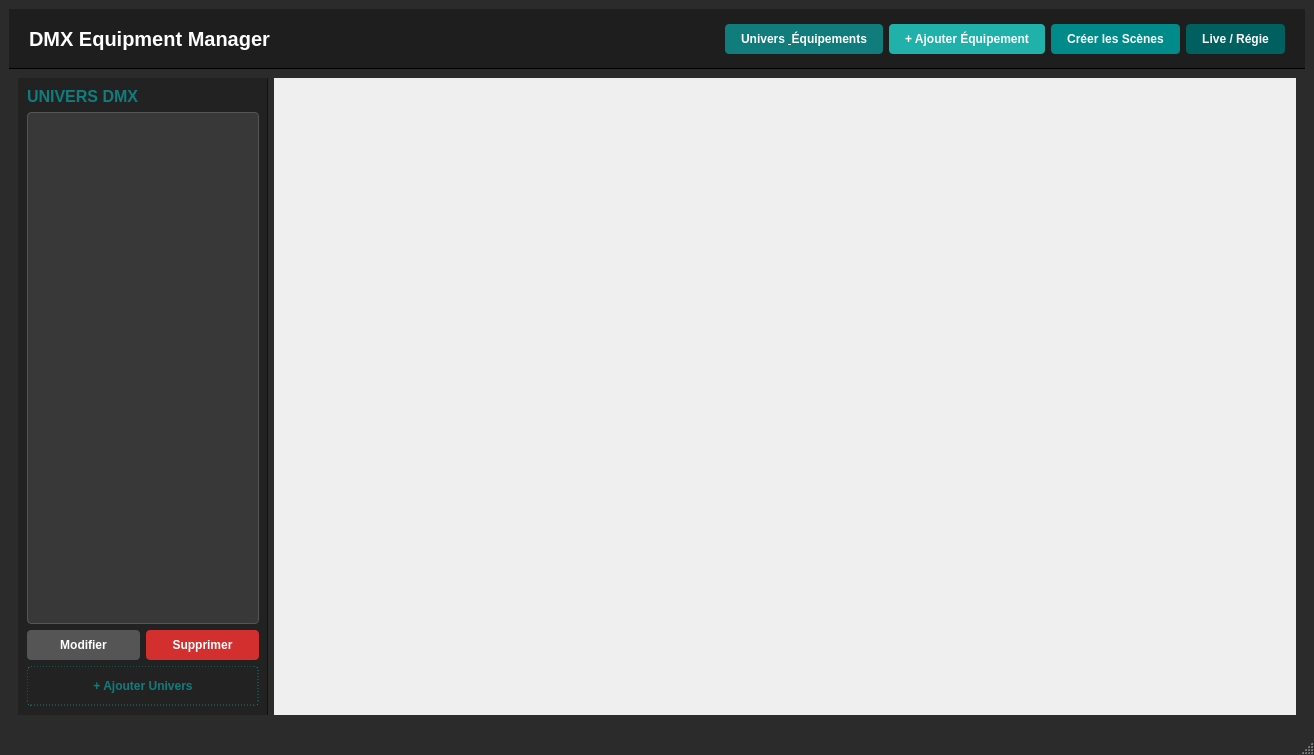
<?xml version="1.0" encoding="UTF-8"?>
<ui version="4.0">
 <class>InterfacePcClient</class>
 <widget class="QMainWindow" name="InterfacePcClient">
  <property name="geometry">
   <rect>
    <x>0</x>
    <y>0</y>
    <width>1314</width>
    <height>755</height>
   </rect>
  </property>
  <property name="windowTitle">
   <string>DMX Equipment Manager</string>
  </property>
  <property name="styleSheet">
   <string notr="true">QMainWindow { background-color: #2b2b2b; }</string>
  </property>
  <widget class="QWidget" name="centralWidget">
   <layout class="QVBoxLayout" name="mainLayout">
    <property name="spacing">
     <number>0</number>
    </property>
    <item>
     <widget class="QFrame" name="header">
      <property name="styleSheet">
       <string notr="true">QFrame#header { background-color: #1e1e1e; border-bottom: 1px solid #000; }</string>
      </property>
      <layout class="QHBoxLayout" name="headerLayout">
       <property name="leftMargin">
        <number>20</number>
       </property>
       <property name="topMargin">
        <number>15</number>
       </property>
       <property name="rightMargin">
        <number>20</number>
       </property>
       <property name="bottomMargin">
        <number>15</number>
       </property>
       <item>
        <widget class="QLabel" name="mainTitle">
         <property name="styleSheet">
          <string notr="true">color: #ffffff; font-size: 20px; font-weight: bold; font-family: 'Segoe UI';</string>
         </property>
         <property name="text">
          <string>DMX Equipment Manager</string>
         </property>
        </widget>
       </item>
       <item>
        <spacer name="hSpacer">
         <property name="orientation">
          <enum>Qt::Orientation::Horizontal</enum>
         </property>
         <property name="sizeHint" stdset="0">
          <size>
           <width>0</width>
           <height>0</height>
          </size>
         </property>
        </spacer>
       </item>
       <item>
        <widget class="QPushButton" name="btnGoToList">
         <property name="styleSheet">
          <string notr="true">QPushButton { background-color: #107c7c; color: white; border-radius: 4px; padding: 8px 16px; font-weight: bold; border: none; } QPushButton:hover { background-color: #149999; }</string>
         </property>
         <property name="text">
          <string>Univers &amp; Équipements</string>
         </property>
        </widget>
       </item>
       <item>
        <widget class="QPushButton" name="btnAddMain">
         <property name="styleSheet">
          <string notr="true">QPushButton { background-color: #20b2aa; color: white; border-radius: 4px; padding: 8px 16px; font-weight: bold; border: none; } QPushButton:hover { background-color: #149999; }</string>
         </property>
         <property name="text">
          <string>+ Ajouter Équipement</string>
         </property>
        </widget>
       </item>
       <item>
        <widget class="QPushButton" name="btnGoToScenes">
         <property name="styleSheet">
          <string notr="true">QPushButton { background-color: #008b8b; color: white; border-radius: 4px; padding: 8px 16px; font-weight: bold; border: none; } QPushButton:hover { background-color: #149999; }</string>
         </property>
         <property name="text">
          <string>Créer les Scènes</string>
         </property>
        </widget>
       </item>
       <item>
        <widget class="QPushButton" name="btnGoToLive">
         <property name="styleSheet">
          <string notr="true">QPushButton { background-color: #005f5f; color: white; border-radius: 4px; padding: 8px 16px; font-weight: bold; border: none; } QPushButton:hover { background-color: #149999; }</string>
         </property>
         <property name="text">
          <string>Live / Régie</string>
         </property>
        </widget>
       </item>
      </layout>
     </widget>
    </item>
    <item>
     <widget class="QStackedWidget" name="stackedWidget">
      <property name="currentIndex">
       <number>0</number>
      </property>
      <widget class="QWidget" name="listPage">
       <layout class="QHBoxLayout" name="listPageLayout">
        <property name="margin" stdset="0">
         <number>0</number>
        </property>
        <item>
         <widget class="QWidget" name="widget" native="true">
          <layout class="QGridLayout" name="gridLayout">
           <item row="0" column="0">
            <widget class="QFrame" name="sidebar">
             <property name="enabled">
              <bool>true</bool>
             </property>
             <property name="minimumSize">
              <size>
               <width>50</width>
               <height>635</height>
              </size>
             </property>
             <property name="maximumSize">
              <size>
               <width>250</width>
               <height>16777215</height>
              </size>
             </property>
             <property name="styleSheet">
              <string notr="true">QFrame#sidebar { background-color: #222222; border-right: 1px solid #111; } QLabel { color: #107c7c; font-size: 16px; font-weight: bold; }</string>
             </property>
             <layout class="QVBoxLayout" name="sidebarLayout">
              <item>
               <widget class="QLabel" name="uniTitle">
                <property name="text">
                 <string>UNIVERS DMX</string>
                </property>
               </widget>
              </item>
              <item>
               <widget class="QListWidget" name="uiUniversList">
                <property name="styleSheet">
                 <string notr="true">QListWidget { background-color: #383838; border: 1px solid #555; color: #ffffff; border-radius: 4px; } QListWidget::item { padding: 10px; border-bottom: 1px solid #444; } QListWidget::item:selected { background-color: #107c7c; color: white; }</string>
                </property>
               </widget>
              </item>
              <item>
               <layout class="QHBoxLayout" name="uniActionsLayout">
                <item>
                 <widget class="QPushButton" name="btnEditUnivers">
                  <property name="styleSheet">
                   <string notr="true">QPushButton { background-color: #555555; color: white; border-radius: 4px; padding: 8px; font-weight: bold; } QPushButton:hover { background-color: #666666; }</string>
                  </property>
                  <property name="text">
                   <string>Modifier</string>
                  </property>
                 </widget>
                </item>
                <item>
                 <widget class="QPushButton" name="btnDeleteUnivers">
                  <property name="styleSheet">
                   <string notr="true">QPushButton { background-color: #d32f2f; color: white; border-radius: 4px; padding: 8px; font-weight: bold; } QPushButton:hover { background-color: #f44336; }</string>
                  </property>
                  <property name="text">
                   <string>Supprimer</string>
                  </property>
                 </widget>
                </item>
               </layout>
              </item>
              <item>
               <widget class="QPushButton" name="btnAddUnivers">
                <property name="styleSheet">
                 <string notr="true">QPushButton { background-color: transparent; color: #107c7c; border: 1px dashed #107c7c; padding: 12px; border-radius: 4px; font-weight: bold; } QPushButton:hover { background-color: rgba(16, 124, 124, 0.1); }</string>
                </property>
                <property name="text">
                 <string>+ Ajouter Univers</string>
                </property>
               </widget>
              </item>
             </layout>
            </widget>
           </item>
           <item row="0" column="1">
            <widget class="QScrollArea" name="listScroll">
             <property name="minimumSize">
              <size>
               <width>597</width>
               <height>635</height>
              </size>
             </property>
             <property name="frameShape">
              <enum>QFrame::Shape::NoFrame</enum>
             </property>
             <property name="widgetResizable">
              <bool>true</bool>
             </property>
             <widget class="QWidget" name="scrollContent">
              <property name="geometry">
               <rect>
                <x>0</x>
                <y>0</y>
                <width>1022</width>
                <height>636</height>
               </rect>
              </property>
              <widget class="QWidget" name="gridLayoutWidget">
               <property name="geometry">
                <rect>
                 <x>0</x>
                 <y>0</y>
                 <width>1021</width>
                 <height>631</height>
                </rect>
               </property>
               <layout class="QGridLayout" name="equipmentsGrid">
                <property name="spacing">
                 <number>15</number>
                </property>
               </layout>
              </widget>
             </widget>
            </widget>
           </item>
          </layout>
         </widget>
        </item>
       </layout>
      </widget>
      <widget class="QWidget" name="formPage">
       <layout class="QVBoxLayout" name="formPageLayout">
        <property name="margin" stdset="0">
         <number>20</number>
        </property>
        <item>
         <widget class="QScrollArea" name="formScroll">
          <property name="widgetResizable">
           <bool>true</bool>
          </property>
          <widget class="QWidget" name="formScrollContent">
           <property name="geometry">
            <rect>
             <x>0</x>
             <y>0</y>
             <width>1254</width>
             <height>612</height>
            </rect>
           </property>
           <property name="styleSheet">
            <string notr="true">background-color: transparent;</string>
           </property>
           <layout class="QVBoxLayout" name="formLayout">
            <item>
             <widget class="QLabel" name="formTitle">
              <property name="styleSheet">
               <string notr="true">color: #107c7c; font-size: 16px; font-weight: bold;</string>
              </property>
              <property name="text">
               <string>Équipement DMX</string>
              </property>
             </widget>
            </item>
            <item>
             <layout class="QGridLayout" name="infoGrid">
              <item row="1" column="0">
               <widget class="QLineEdit" name="nameEdit">
                <property name="styleSheet">
                 <string notr="true">background-color: #383838; border: 1px solid #555; color: #ffffff; padding: 8px; border-radius: 4px;</string>
                </property>
                <property name="placeholderText">
                 <string>Ex. iRock7s</string>
                </property>
               </widget>
              </item>
              <item row="1" column="2">
               <widget class="QLineEdit" name="startAddressEdit">
                <property name="styleSheet">
                 <string notr="true">background-color: #383838; border: 1px solid #555; color: #ffffff; padding: 8px; border-radius: 4px;</string>
                </property>
                <property name="placeholderText">
                 <string>Ex. 1</string>
                </property>
               </widget>
              </item>
              <item row="1" column="1">
               <widget class="QComboBox" name="universCombo">
                <property name="styleSheet">
                 <string notr="true">background-color: #383838; border: 1px solid #555; color: #ffffff; padding: 8px; border-radius: 4px;</string>
                </property>
               </widget>
              </item>
              <item row="0" column="0">
               <widget class="QLabel" name="label">
                <property name="styleSheet">
                 <string>color: #cccccc;</string>
                </property>
                <property name="text">
                 <string>NOM DE L'ÉQUIPEMENT</string>
                </property>
               </widget>
              </item>
              <item row="1" column="3">
               <widget class="QPushButton" name="pushButtonCouleur">
                <property name="styleSheet">
                 <string notr="true">QPushButton {background-color: &quot;#000000&quot; ;color: white; border-radius: 4px; padding: 8px; font-weight: bold;}</string>
                </property>
                <property name="text">
                 <string>Couleur</string>
                </property>
               </widget>
              </item>
             </layout>
            </item>
            <item>
             <widget class="QLabel" name="channelCountLabel">
              <property name="styleSheet">
               <string notr="true">font-weight: bold; font-size: 13px; color: #aaaaaa;</string>
              </property>
             </widget>
            </item>
            <item>
             <layout class="QVBoxLayout" name="channelsFormLayout"/>
            </item>
            <item>
             <widget class="QPushButton" name="btnAddChannelGlobal">
              <property name="styleSheet">
               <string notr="true">QPushButton { background-color: transparent; color: #107c7c; border: 1px dashed #107c7c; padding: 12px; border-radius: 4px; font-weight: bold; }</string>
              </property>
              <property name="text">
               <string>+ Ajouter un canal</string>
              </property>
             </widget>
            </item>
            <item>
             <layout class="QHBoxLayout" name="bottomLayout">
              <item>
               <spacer name="s">
                <property name="orientation">
                 <enum>Qt::Orientation::Horizontal</enum>
                </property>
                <property name="sizeHint" stdset="0">
                 <size>
                  <width>0</width>
                  <height>0</height>
                 </size>
                </property>
               </spacer>
              </item>
              <item>
               <widget class="QPushButton" name="btnCancel">
                <property name="styleSheet">
                 <string notr="true">QPushButton { background-color: #555555; color: white; border-radius: 4px; padding: 8px 16px; font-weight: bold; }</string>
                </property>
                <property name="text">
                 <string>Annuler</string>
                </property>
               </widget>
              </item>
              <item>
               <widget class="QPushButton" name="btnSave">
                <property name="styleSheet">
                 <string notr="true">QPushButton { background-color: #388e3c; color: white; border-radius: 4px; padding: 8px 16px; font-weight: bold; }</string>
                </property>
                <property name="text">
                 <string>Enregistrer</string>
                </property>
               </widget>
              </item>
             </layout>
            </item>
           </layout>
          </widget>
         </widget>
        </item>
       </layout>
      </widget>
      <widget class="QWidget" name="scenesPage">
       <layout class="QVBoxLayout" name="scenesPageLayout">
        <property name="margin" stdset="0">
         <number>20</number>
        </property>
        <item>
         <layout class="QVBoxLayout" name="scenesTopLayout">
          <item>
           <layout class="QHBoxLayout" name="scenesH1">
            <item>
             <widget class="QLabel" name="scenesTitle">
              <property name="styleSheet">
               <string notr="true">color: #107c7c; font-size: 16px; font-weight: bold;</string>
              </property>
              <property name="text">
               <string>GESTION DES SCÈNES</string>
              </property>
             </widget>
            </item>
            <item>
             <spacer name="s2">
              <property name="orientation">
               <enum>Qt::Orientation::Horizontal</enum>
              </property>
              <property name="sizeHint" stdset="0">
               <size>
                <width>0</width>
                <height>0</height>
               </size>
              </property>
             </spacer>
            </item>
            <item>
             <widget class="QComboBox" name="scenesUniversCombo">
              <property name="styleSheet">
               <string notr="true">background-color: #383838; color: white; padding: 5px; border-radius: 4px;</string>
              </property>
             </widget>
            </item>
            <item>
             <widget class="QPushButton" name="btnResetSliders">
              <property name="styleSheet">
               <string notr="true">QPushButton { background-color: #555555; color: white; padding: 8px 16px; border-radius: 4px; font-weight: bold;}</string>
              </property>
              <property name="text">
               <string>Reset 0</string>
              </property>
             </widget>
            </item>
           </layout>
          </item>
          <item>
           <layout class="QHBoxLayout" name="scenesH2">
            <item>
             <widget class="QComboBox" name="scenesCombo">
              <property name="styleSheet">
               <string notr="true">background-color: #383838; color: white; padding: 8px; border-radius: 4px;</string>
              </property>
             </widget>
            </item>
            <item>
             <widget class="QPushButton" name="btnRenameScene">
              <property name="styleSheet">
               <string notr="true">QPushButton { background-color: #555555; color: white; padding: 8px 16px; border-radius: 4px; font-weight: bold; }</string>
              </property>
              <property name="text">
               <string>Renommer</string>
              </property>
             </widget>
            </item>
            <item>
             <widget class="QPushButton" name="btnDeleteScene">
              <property name="styleSheet">
               <string notr="true">QPushButton { background-color: #d32f2f; color: white; padding: 8px 16px; border-radius: 4px; font-weight: bold; }</string>
              </property>
              <property name="text">
               <string>Supprimer</string>
              </property>
             </widget>
            </item>
            <item>
             <widget class="QPushButton" name="btnSaveScene">
              <property name="styleSheet">
               <string notr="true">QPushButton { background-color: #388e3c; color: white; padding: 8px 16px; border-radius: 4px; font-weight: bold; }</string>
              </property>
              <property name="text">
               <string>Sauvegarder</string>
              </property>
             </widget>
            </item>
           </layout>
          </item>
         </layout>
        </item>
        <item>
         <widget class="QScrollArea" name="slidersScroll">
          <property name="widgetResizable">
           <bool>true</bool>
          </property>
          <widget class="QWidget" name="slidersContainer">
           <property name="geometry">
            <rect>
             <x>0</x>
             <y>0</y>
             <width>829</width>
             <height>529</height>
            </rect>
           </property>
           <layout class="QGridLayout" name="slidersGrid"/>
          </widget>
         </widget>
        </item>
       </layout>
      </widget>
      <widget class="QWidget" name="livePage">
       <layout class="QVBoxLayout" name="liveMainLayout">
        <property name="margin" stdset="0">
         <number>20</number>
        </property>
        <item>
         <widget class="QLabel" name="liveTitle">
          <property name="styleSheet">
           <string notr="true">color: #107c7c; font-size: 16px; font-weight: bold;</string>
          </property>
          <property name="text">
           <string>RÉGIE LIVE</string>
          </property>
         </widget>
        </item>
        <item>
         <layout class="QHBoxLayout" name="tcpLayout">
          <item>
           <widget class="QLineEdit" name="lineEditIP">
            <property name="styleSheet">
             <string notr="true">background-color: #383838; color: white; padding: 8px; border-radius: 4px;</string>
            </property>
            <property name="text">
             <string>192.168.1.20</string>
            </property>
           </widget>
          </item>
          <item>
           <widget class="QSpinBox" name="spinBoxPort">
            <property name="styleSheet">
             <string notr="true">background-color: #383838; color: white; padding: 8px; border-radius: 4px;</string>
            </property>
            <property name="maximum">
             <number>65535</number>
            </property>
            <property name="value">
             <number>12345</number>
            </property>
           </widget>
          </item>
          <item>
           <widget class="QPushButton" name="btnConnectTCP">
            <property name="styleSheet">
             <string notr="true">QPushButton { background-color: #555555;  color: white; border-radius: 4px; padding: 8px 16px; font-weight: bold; border: none; }</string>
            </property>
            <property name="text">
             <string>Connexion</string>
            </property>
           </widget>
          </item>
         </layout>
        </item>
        <item>
         <widget class="QListWidget" name="liveScenesList">
          <property name="styleSheet">
           <string notr="true">QListWidget { background-color: #383838; color: white; border-radius: 4px; } QListWidget::item { padding: 15px; border-bottom: 1px solid #444; } QListWidget::item:selected { background-color: #107c7c; font-weight: bold; }</string>
          </property>
         </widget>
        </item>
        <item>
         <widget class="QPushButton" name="btnLaunchLiveScene">
          <property name="styleSheet">
           <string notr="true">QPushButton { background-color: #388e3c; color: white; padding: 20px; border-radius: 8px; font-size: 18px; font-weight: bold; } QPushButton:disabled { background-color: #444444; color: #777777; }</string>
          </property>
          <property name="text">
           <string>Lancer la scène</string>
          </property>
         </widget>
        </item>
       </layout>
      </widget>
     </widget>
    </item>
   </layout>
  </widget>
  <widget class="QStatusBar" name="statusBar"/>
 </widget>
 <resources/>
 <connections/>
</ui>
